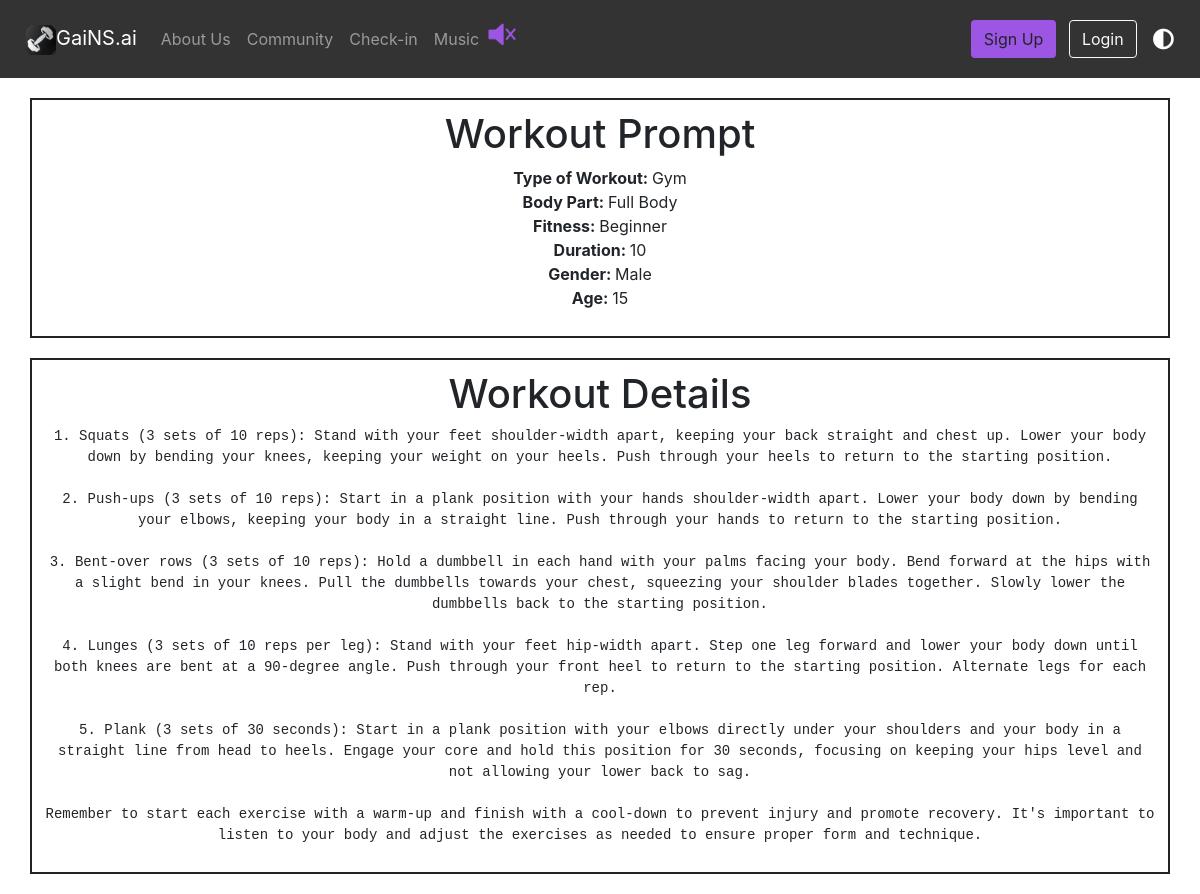
Page /account/workout_detail/69/ on the committed database.
### account/models.py (models this page shows, shortened)
class Prompt(models.Model):
    user = models.ForeignKey(User, on_delete=models.CASCADE, null=True, blank=True)
    sentence = models.TextField()
    different_sentence = models.TextField()
    age = models.IntegerField(blank=True, null=True)
    gender = models.CharField(max_length=20)
    duration = models.PositiveIntegerField()
    fitness = models.CharField(max_length=30)
    typeofextra = models.CharField(max_length=50)
    typeofworkout = models.CharField(max_length=50)
    other = models.TextField()
    typeofworkoutform = models.CharField(max_length=50)

class WorkoutOutput(models.Model):
    workout_prompt = models.ForeignKey(Prompt, on_delete=models.CASCADE, null=True, blank=True)
    workout_output = models.TextField()

### account/views.py (the view)
# urls.py: path('workout_detail/<int:pk>/', views.workout_detail, name = 'workout_detail'),
def workout_detail(request, pk):
    prompt = get_object_or_404(Prompt, pk=pk)
    workout_output = WorkoutOutput.objects.filter(workout_prompt=prompt).first()
    if workout_output:
        workout_output_string = workout_output.workout_output
        return render(request, 'workout_detail.html', {'prompt': prompt, 'workout_output': workout_output_string})
    else:
        return render(request, 'workout_detail.html', {'prompt': prompt, 'workout_output': None})

### account/templates/workout_detail.html (shortened to what this page needs)
{%extends 'base.html'%}
{% load static %}
{% block content %}
    <div class="container" style="border: 2px solid;padding: 10px;margin-bottom: 20px;margin-top: 20px;text-align:center;">
        <h1>Workout Prompt</h1>
        <ul style="list-style-type: none; padding: 0;">
            <li><strong>Type of Workout: </strong> {{ prompt.typeofworkoutform }}</li>
            {% if prompt.typeofworkout != '' %}
            <li><strong>Body Part: </strong> {{ prompt.typeofworkout }}</li>
            {% endif %}
            {% if prompt.fitness != '' %}
            <li><strong>Fitness: </strong> {{ prompt.fitness }}</li>
            {% endif %}
            {% if prompt.duration != '' %}
            <li><strong>Duration: </strong> {{ prompt.duration }}</li>
            {% endif %}
            {% if prompt.gender != '' %}
            <li><strong>Gender: </strong> {{ prompt.gender }}</li>
            {% endif %}
            <li><strong>Age: </strong> {{ prompt.age }}</li>
        </ul>
    </div>
    {% if workout_output %}
    <div class="container" style="border: 2px solid;padding: 10px;margin-bottom: 20px;text-align:center;">
        <h1>Workout Details</h1>
        <pre style="background-color: inherit; color: inherit; border: none; white-space: pre-wrap;">{{ workout_output }}</pre>
    </div>
    {% endif %}
{%endblock%}

### rows in the picture
Prompt: typeofworkoutform "Gym", typeofworkout "Full Body", fitness "Beginner", duration "10", gender "Male", age "15"
WorkoutOutput: workout_output "1. Squats (3 sets of 10 reps): Stand with your feet shoulder-width apart, keeping your back straight and chest up. Lower your body down by bending your knees, keeping your weight on your heels. Push through your heels to return to the starting position. 2. Push-ups (3 sets of 10 reps): Start in a plank position with your hands shoulder-width apart. Lower your body down by bending your elbows, keeping your body in a straight line. Push through your hands to return to the starting position. 3. Bent-over rows (3 sets of 10 reps): Hold a dumbbell in each hand with your palms facing your body. Bend forward at the hips with a slight bend in your knees. Pull the dumbbells towards your chest,…"
